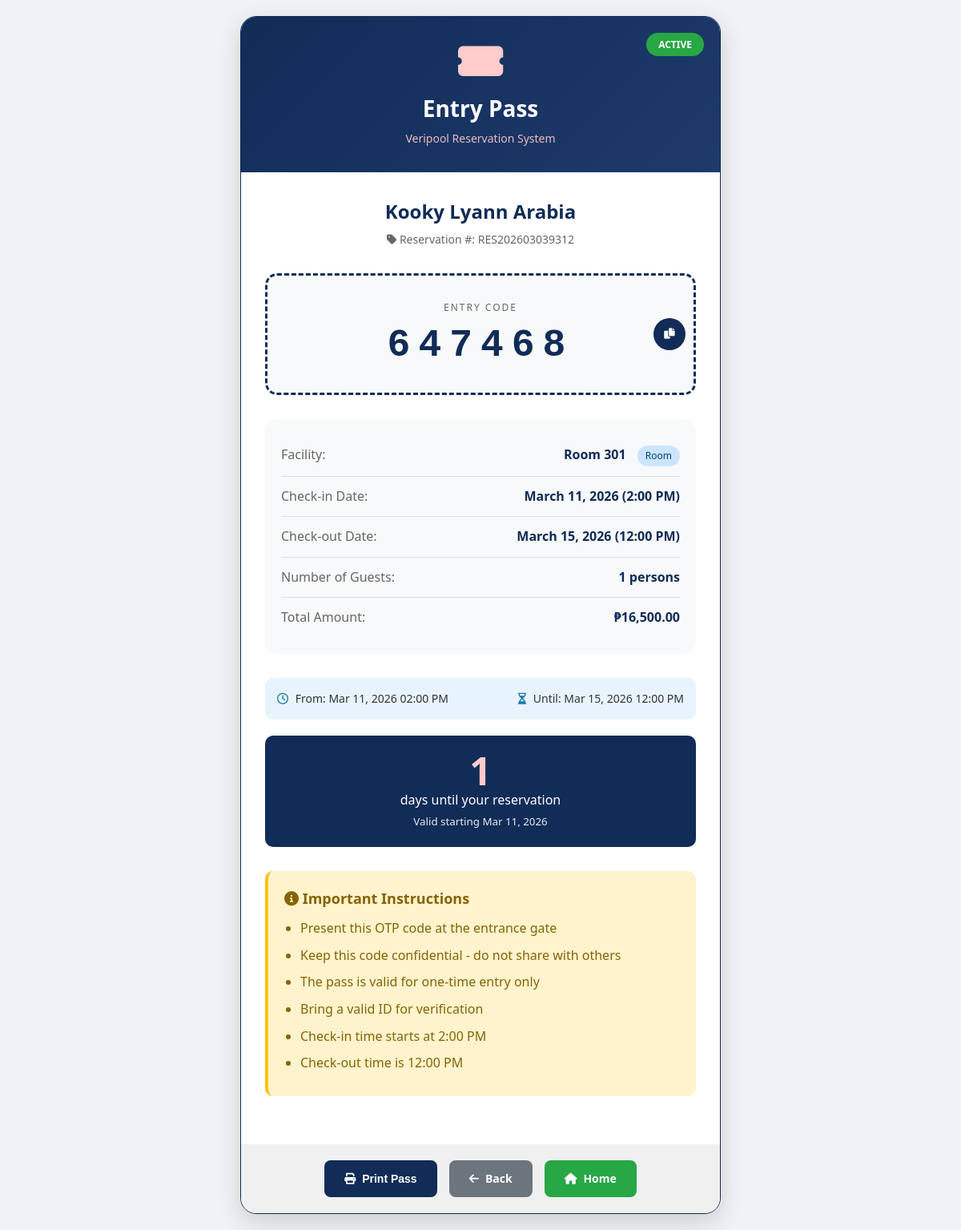
The app's page /guest/view-pass.php?id=2 (signed in) with its own data.
### tables this page shows
CREATE TABLE `entry_passes` (
  `id` int(11) NOT NULL,
  `reservation_id` int(11) NOT NULL,
  `user_id` int(11) NOT NULL,
  `otp_code` varchar(6) NOT NULL,
  `status` enum('active','used','expired','cancelled') DEFAULT 'active',
  `valid_from` datetime NOT NULL,
  `valid_until` datetime NOT NULL,
  `is_flexible` tinyint(1) DEFAULT 0,
  `original_check_in` date DEFAULT NULL,
  `original_check_out` date DEFAULT NULL,
  `date_adjustments` int(11) DEFAULT 0,
  `last_adjustment_date` datetime DEFAULT NULL,
  `adjustment_history` text DEFAULT NULL,
  `used_at` datetime DEFAULT NULL,
  `generated_by` int(11) DEFAULT NULL COMMENT 'Admin/Staff ID who generated',
  `created_at` timestamp NOT NULL DEFAULT current_timestamp()
);

CREATE TABLE `users` (
  `id` int(11) NOT NULL,
  `username` varchar(50) NOT NULL,
  `email` varchar(100) NOT NULL,
  `password` varchar(255) NOT NULL,
  `full_name` varchar(100) NOT NULL,
  `phone` varchar(20) DEFAULT NULL,
  `address` text DEFAULT NULL,
  `role` enum('super_admin','admin','staff','guest') DEFAULT 'guest',
  `status` enum('active','inactive') DEFAULT 'active',
  `is_walkin_account` tinyint(1) DEFAULT 0,
  `last_login` timestamp NULL DEFAULT NULL,
  `created_at` timestamp NOT NULL DEFAULT current_timestamp(),
  `updated_at` timestamp NOT NULL DEFAULT current_timestamp() ON UPDATE current_timestamp()
);

CREATE TABLE `reservations` (
  `id` int(11) NOT NULL,
  `reservation_number` varchar(20) NOT NULL,
  `user_id` int(11) DEFAULT NULL,
  `room_id` int(11) DEFAULT NULL,
  `cottage_id` int(11) DEFAULT NULL,
  `check_in_date` date NOT NULL,
  `check_out_date` date NOT NULL,
  `adults` int(11) DEFAULT 1,
  `children` int(11) DEFAULT 0,
  `seniors` int(11) NOT NULL DEFAULT 0,
  `total_guests` int(11) DEFAULT NULL,
  `accommodation_total` decimal(10,2) DEFAULT NULL,
  `entrance_fee_total` decimal(10,2) DEFAULT NULL,
  `total_amount` decimal(10,2) DEFAULT NULL,
  `amount_paid` decimal(10,2) DEFAULT 0.00,
  `payment_status` varchar(50) DEFAULT 'pending',
  `status` enum('pending','confirmed','checked_in','checked_out','cancelled') DEFAULT 'pending',
  `reservation_type` varchar(50) DEFAULT 'daytour',
  `otp_code` varchar(6) DEFAULT NULL,
  `otp_verified` tinyint(1) DEFAULT 0,
  `verified_by` int(11) DEFAULT NULL,
  `verified_at` datetime DEFAULT NULL,
  `created_by` varchar(20) DEFAULT 'online',
  `has_entrance_fee` tinyint(1) DEFAULT 0,
  `entrance_fee_amount` decimal(10,2) DEFAULT 0.00,
  `entrance_fee_paid` decimal(10,2) DEFAULT 0.00,
  `entrance_fee_guests` int(11) DEFAULT 0,
  `special_requests` text DEFAULT NULL,
  `created_at` timestamp NOT NULL DEFAULT current_timestamp(),
  `otp_required` tinyint(1) DEFAULT 1,
  `entry_pass_generated` tinyint(1) DEFAULT 0,
  `reminder_sent_3days` tinyint(1) DEFAULT 0,
  `reminder_sent_1day` tinyint(1) DEFAULT 0,
  `reminder_sent_today` tinyint(1) DEFAULT 0,
  `updated_at` timestamp NULL DEFAULT NULL ON UPDATE current_timestamp(),
  `checked_out_by` int(11) DEFAULT NULL,
  `checked_out_at` datetime DEFAULT NULL,
  `extended_at` datetime DEFAULT NULL,
  `extended_by` int(11) DEFAULT NULL,
  `cancelled_by` int(11) DEFAULT NULL,
  `cancelled_at` datetime DEFAULT NULL,
  `cancellation_reason` text DEFAULT NULL
);

CREATE TABLE `rooms` (
  `id` int(11) NOT NULL,
  `room_number` varchar(10) NOT NULL,
  `room_type_id` int(11) DEFAULT NULL,
  `floor` int(11) DEFAULT NULL,
  `status` enum('available','occupied','maintenance','reserved') DEFAULT 'available',
  `cleaning_status` enum('clean','pending','in_progress') DEFAULT 'clean',
  `notes` text DEFAULT NULL,
  `created_at` timestamp NOT NULL DEFAULT current_timestamp()
);

### includes/database.php (called while the page is built, shortened)
<?php
class Database {
    private static $instance = null;
    private $connection;
    private $debug = true;
    private function __construct() {
        try {
            $dsn = 'mysql:host=' . DB_HOST . ';dbname=' . DB_NAME . ';charset=' . DB_CHARSET;
            $options = [
                PDO::ATTR_ERRMODE => PDO::ERRMODE_EXCEPTION,
                PDO::ATTR_DEFAULT_FETCH_MODE => PDO::FETCH_ASSOC,
                PDO::ATTR_EMULATE_PREPARES => false,
            ];
            $this->connection = new PDO($dsn, DB_USER, DB_PASS, $options);
        } catch (PDOException $e) {
            die("Connection failed: " . $e->getMessage());
        }
    }
    public static function getInstance() {
        if (self::$instance === null) {
            self::$instance = new self();
        }
        return self::$instance;
    }
    public function query($sql, $params = []) {
        try {
            $this->statement = $this->connection->prepare($sql);
            if (!empty($params)) {
                foreach ($params as $key => $value) {
                    $paramType = PDO::PARAM_STR;
                    if (is_int($value)) {
                        $paramType = PDO::PARAM_INT;
                    } elseif (is_bool($value)) {
                        $paramType = PDO::PARAM_BOOL;
                    } elseif (is_null($value)) {
                        $paramType = PDO::PARAM_NULL;
                    }
                    if (is_string($key)) {
                        $this->statement->bindValue(':' . ltrim($key, ':'), $value, $paramType);
                    } else {
                        $this->statement->bindValue($key + 1, $value, $paramType);
                    }
                }
            }
            $this->statement->execute();
            return $this->statement;
        } catch (PDOException $e) {
            if ($this->debug) {
                error_log("Query Error: " . $e->getMessage());
                error_log("SQL: " . $sql);
                error_log("Params: " . print_r($params, true));
            }
            throw $e;
        }
    }
    public function getRow($sql, $params = []) {
        return $this->query($sql, $params)->fetch();
    }
    public function getRows($sql, $params = []) {
        return $this->query($sql, $params)->fetchAll();
    }
}

### guest/view-pass.php (the view, shortened to what this page needs)
<?php
require_once BASE_PATH . '/includes/Database.php';
try {
    $db = Database::getInstance();
    $pass_id = isset($_GET['id']) ? (int)$_GET['id'] : 0;
    $res_columns = [];
    $col_check = $db->getRows("SHOW COLUMNS FROM reservations");
    foreach ($col_check as $col) {
        $res_columns[] = $col['Field'];
    }
    $select_fields = "r.reservation_number, r.check_in_date, r.check_out_date, r.total_amount, r.status as reservation_status";
    if (in_array('room_id', $res_columns)) {
        $select_fields .= ", r.room_id";
    }
    if (in_array('cottage_id', $res_columns)) {
        $select_fields .= ", r.cottage_id";
    }
    $query = "
        SELECT ep.*,
               $select_fields,
               u.full_name,
               u.email,
               u.phone
        FROM entry_passes ep
        JOIN reservations r ON ep.reservation_id = r.id
        JOIN users u ON ep.user_id = u.id
        WHERE ep.id = ? AND ep.user_id = ?";
    $pass = $db->getRow($query, [$pass_id, $_SESSION['user_id']]);
    $facility_name = 'Not specified';
    $facility_type = '';
    $number_of_guests = isset($pass['guests']) ? $pass['guests'] : 1;
    if (!empty($pass['room_id'])) {
        $room = $db->getRow("SELECT room_number FROM rooms WHERE id = ?", [$pass['room_id']]);
        $facility_name = $room ? 'Room ' . $room['room_number'] : 'Room #' . $pass['room_id'];
        $facility_type = 'room';
    } elseif (!empty($pass['cottage_id'])) {
        $cottage = $db->getRow("SELECT name FROM cottages WHERE id = ?", [$pass['cottage_id']]);
        $facility_name = $cottage ? $cottage['name'] : 'Cottage #' . $pass['cottage_id'];
        $facility_type = 'cottage';
    } elseif (!empty($pass['pool_id'])) {
        $pool = $db->getRow("SELECT name FROM pools WHERE id = ?", [$pass['pool_id']]);
        $facility_name = $pool ? $pool['name'] : 'Pool #' . $pass['pool_id'];
        $facility_type = 'pool';
    }
    $pass['facility_name'] = $facility_name;
    $pass['facility_type'] = $facility_type;
    $pass['guests'] = $number_of_guests;
    $today = new DateTime();
    $check_in = new DateTime($pass['check_in_date']);
    $days_until_checkin = $today->diff($check_in)->days;
    $now = new DateTime();
    $valid_from = new DateTime($pass['valid_from']);
    $valid_until = new DateTime($pass['valid_until']);
    $is_valid = ($now >= $valid_from && $now <= $valid_until && $pass['status'] == 'active');
} catch (Exception $e) {
    die("Database error: " . $e->getMessage() . "<br>Please run the debug script to check your database structure.");
}
?>
<!DOCTYPE html>
<html lang="en">
<head>
    <link rel="stylesheet" href="<?php echo BASE_URL; ?>/assets/css/style.css">
    <link rel="stylesheet" href="https://cdnjs.cloudflare.com/ajax/libs/font-awesome/6.0.0/css/all.min.css">
</head>
<body>
    <div class="pass-container">
        <div class="pass-card">
            <div class="pass-header">
                <i class="fas fa-ticket-alt"></i>
                <h1>Entry Pass</h1>
                <div class="subtitle">Veripool Reservation System</div>
                <div class="pass-status status-<?php echo $pass['status']; ?>">
                    <?php echo strtoupper($pass['status']); ?>
                </div>
            </div>
            <div class="pass-body">
                <div class="guest-info">
                    <h2><?php echo htmlspecialchars($pass['full_name']); ?></h2>
                    <p><i class="fas fa-tag"></i> Reservation #: <?php echo htmlspecialchars($pass['reservation_number']); ?></p>
                </div>
                <div class="otp-display">
                    <div class="otp-label">ENTRY CODE</div>
                    <div class="otp-code" id="otpCode"><?php echo htmlspecialchars($pass['otp_code']); ?></div>
                    <button class="copy-btn" onclick="copyOTP()" title="Copy OTP">
                        <i class="fas fa-copy"></i>
                    </button>
                </div>
                <div class="pass-details">
                    <div class="detail-row">
                        <span class="detail-label">Facility:</span>
                        <span class="detail-value">
                            <?php echo htmlspecialchars($facility_name); ?>
                            <?php if (!empty($facility_type)): ?>
                                <span class="facility-badge facility-<?php echo $facility_type; ?>">
                                    <?php echo ucfirst($facility_type); ?>
                                </span>
                            <?php endif; ?>
                        </span>
                    </div>
                    <div class="detail-row">
                        <span class="detail-label">Check-in Date:</span>
                        <span class="detail-value"><?php echo date('F d, Y', strtotime($pass['check_in_date'])); ?> (2:00 PM)</span>
                    </div>
                    <div class="detail-row">
                        <span class="detail-label">Check-out Date:</span>
                        <span class="detail-value"><?php echo date('F d, Y', strtotime($pass['check_out_date'])); ?> (12:00 PM)</span>
                    </div>
                    <?php if (isset($pass['guests']) && $pass['guests'] > 0): ?>
                    <div class="detail-row">
                        <span class="detail-label">Number of Guests:</span>
                        <span class="detail-value"><?php echo $pass['guests']; ?> persons</span>
                    </div>
                    <?php endif; ?>
                    <div class="detail-row">
                        <span class="detail-label">Total Amount:</span>
                        <span class="detail-value">₱<?php echo number_format($pass['total_amount'], 2); ?></span>
                    </div>
                </div>
                <div class="validity-info">
                    <span><i class="far fa-clock"></i> From: <?php echo date('M d, Y h:i A', strtotime($pass['valid_from'])); ?></span>
                    <span><i class="far fa-hourglass"></i> Until: <?php echo date('M d, Y h:i A', strtotime($pass['valid_until'])); ?></span>
                </div>
                <?php if (!$is_valid && $pass['status'] == 'active'): ?>
                    <div class="countdown">
                        <?php if ($now < $valid_from): ?>
                            <div class="days"><?php echo max(0, $days_until_checkin); ?></div>
                            <div>days until your reservation</div>
                            <small style="opacity: 0.9;">Valid starting <?php echo date('M d, Y', strtotime($pass['check_in_date'])); ?></small>
                        <?php elseif ($now > $valid_until): ?>
                            <i class="fas fa-exclamation-circle" style="font-size: 40px; margin-bottom: 10px;"></i>
                            <div>This pass has expired</div>
                        <?php endif; ?>
                    </div>
                <?php endif; ?>
                <div class="instructions">
                    <h3><i class="fas fa-info-circle"></i> Important Instructions</h3>
                    <ul>
                        <li>Present this OTP code at the entrance gate</li>
                        <li>Keep this code confidential - do not share with others</li>
                        <li>The pass is valid for one-time entry only</li>
                        <li>Bring a valid ID for verification</li>
                        <li>Check-in time starts at 2:00 PM</li>
                        <li>Check-out time is 12:00 PM</li>
                    </ul>
                </div>
            </div>
            <div class="pass-footer">
                <button onclick="window.print()" class="btn btn-primary">
                    <i class="fas fa-print"></i> Print Pass
                </button>
                <a href="reservations.php" class="btn btn-secondary">
                    <i class="fas fa-arrow-left"></i> Back
                </a>
                <a href="dashboard.php" class="btn btn-success">
                    <i class="fas fa-home"></i> Home
                </a>
            </div>
        </div>
    </div>
</body>
</html>

### records on screen
entry_passes: status "ACTIVE", user.full_name "Kooky Lyann Arabia", reservation.reservation_number "RES202603039312", otp_code "647468", reservation.room_id "Room", reservation.check_in_date "March 11, 2026", reservation.check_out_date "March 15, 2026", reservation "1", reservation.total_amount "16,500.00", valid_from "Mar 11, 2026 02:00 PM", valid_until "Mar 15, 2026 12:00 PM", reservation.check_in_date "Mar 11, 2026"
rooms: room_number "Room 301"
